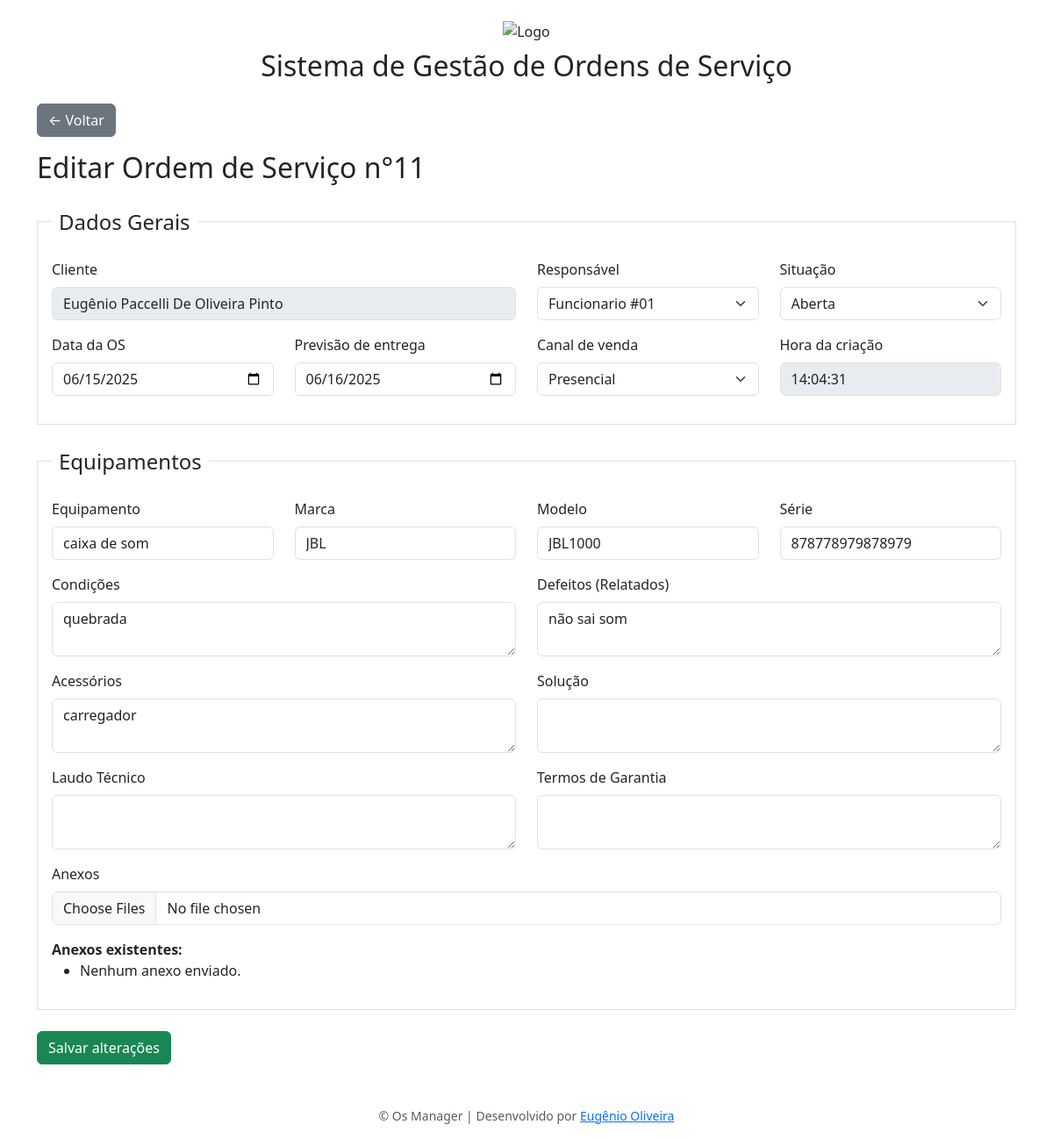
The page /editar/11/ on the database as committed earlier.
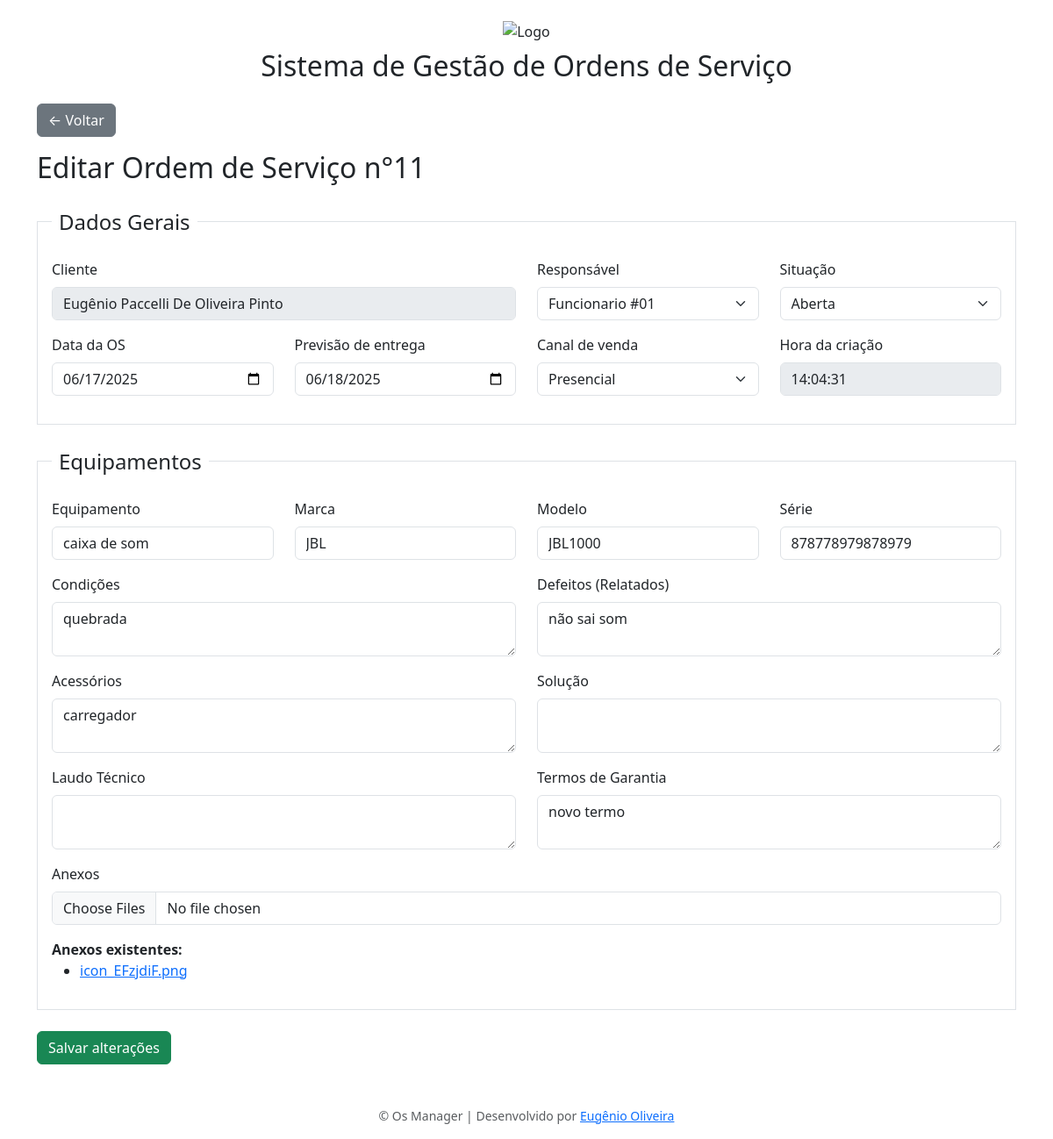
The same page on the database as committed later.
### ordem_servico/models.py (models this page shows, shortened)
class OrdemServico(models.Model):
    cliente = models.ForeignKey(Cliente, on_delete=models.PROTECT)
    responsavel = models.ForeignKey(Funcionario, on_delete=models.PROTECT)
    situacao = models.CharField(
        max_length=10,
        choices=Situacao.choices,
        default=Situacao.ABERTA
    )
    data_os = models.DateField()
    previsao_entrega = models.DateField()
    canal_venda = models.CharField(
        max_length=10,
        choices=CanalVenda.choices,
        default=CanalVenda.PRESENCIAL
    )
    equipamento = models.CharField(max_length=100)
    marca = models.CharField(max_length=50, blank=True)
    modelo = models.CharField(max_length=50, blank=True)
    serie = models.CharField(max_length=50, blank=True)
    condicoes = models.TextField(blank=True)
    defeitos = models.TextField(blank=True)
    acessorios = models.TextField(blank=True)
    solucao = models.TextField(blank=True)
    laudo_tecnico = models.TextField(blank=True)
    termos_garantia = models.TextField(blank=True)
    data_criacao = models.DateField(auto_now_add=True)
    hora_criacao = models.TimeField(default=timezone.now, editable=False)

class Cliente(models.Model):
    nome = models.CharField(max_length=100)
    cpf = models.CharField(max_length=14, unique=True)
    telefone = models.CharField(max_length=100)

class Anexo(models.Model):
    ordem_servico = models.ForeignKey(OrdemServico, related_name='anexos', on_delete=models.CASCADE)
    arquivo = models.FileField(upload_to='anexos/')
    descricao = models.CharField(max_length=255, blank=True)

### ordem_servico/views.py (the view)
# urls.py: path('editar/<int:ordem_id>/', views.editar_ordem, name='editar_ordem'),
def editar_ordem(request, ordem_id):
    ordem = get_object_or_404(OrdemServico, pk=ordem_id)
    if request.method == 'POST':
        form = OrdemServicoForm(request.POST, request.FILES, instance=ordem)
        if form.is_valid():
            ordem = form.save(commit=False)
            ordem.atualizado_por = request.user
            ordem.save()
            arquivos = request.FILES.getlist('anexos')
            for arquivo in arquivos:
                Anexo.objects.create(ordem_servico=ordem, arquivo=arquivo)
            messages.success(request, "Ordem de serviço atualizada com sucesso.")
            return redirect('detalhar_ordem', ordem_id=ordem.id)
        else:
            messages.error(request, "Corrija os erros abaixo.")
    else:
        form = OrdemServicoForm(instance=ordem)
    return render(request, 'ordem_servico/editar_ordem.html', {
        'form': form,
        'titulo': f"Editar Ordem #{ordem.id}",
        'ordem': ordem
    })

### ordem_servico/models.py (called while the page is built)
    def __str__(self):
        return self.nome

### ordem_servico/templates/ordem_servico/editar_ordem.html (shortened to what the changed rows need)
{% extends "ordem_servico/base.html" %}
{% load static %}
{% load widget_tweaks %}
{% block content %}
<a href="{% url 'lista_ordens' %}" class="btn btn-secondary mb-3">← Voltar</a>
<h2 class="mb-4">Editar Ordem de Serviço n°{{ordem.id}}</h2>
<form method="post" id="ordemForm" enctype="multipart/form-data">
  <fieldset class="border p-3 mb-4">
    <div class="row">
      <div class="col-md-6 mb-3">
        <label class="form-label">Cliente</label>
        <input type="text" class="form-control" value="{{ ordem.cliente.nome }}" disabled>
      </div>
      <div class="col-md-3 mb-3">
        <label for="id_responsavel" class="form-label">Responsável</label>
        {{ form.responsavel|add_class:"form-select" }}
      </div>
      <div class="col-md-3 mb-3">
        <label for="id_situacao" class="form-label">Situação</label>
        {{ form.situacao|add_class:"form-select" }}
      </div>
    </div>
    <div class="row">
      <div class="col-md-3 mb-3">
        <label for="id_data_os" class="form-label">Data da OS</label>
        <input type="date" name="data_os" id="id_data_os" class="form-control" value="{{ ordem.data_os|date:'Y-m-d' }}">
      </div>
      <div class="col-md-3 mb-3">
        <label for="id_previsao_entrega" class="form-label">Previsão de entrega</label>
        <input type="date" name="previsao_entrega" id="id_previsao_entrega" class="form-control" value="{{ ordem.previsao_entrega|date:'Y-m-d' }}">
      </div>
      <div class="col-md-3 mb-3">
        <label for="id_canal_venda" class="form-label">Canal de venda</label>
        {{ form.canal_venda|add_class:"form-select" }}
      </div>
      <div class="col-md-3 mb-3">
        <label class="form-label">Hora da criação</label>
        <input type="text" disabled class="form-control" value="{{ ordem.hora_criacao|time:'H:i:s' }}" readonly>
      </div>
    </div>
  </fieldset>
  <fieldset class="border p-3 mb-4">
    <div class="row mb-3">
      <div class="col-md-3">
        <label for="id_equipamento" class="form-label">Equipamento</label>
        {{ form.equipamento|add_class:"form-control" }}
      </div>
      <div class="col-md-3">
        <label for="id_marca" class="form-label">Marca</label>
        {{ form.marca|add_class:"form-control" }}
      </div>
      <div class="col-md-3">
        <label for="id_modelo" class="form-label">Modelo</label>
        {{ form.modelo|add_class:"form-control" }}
      </div>
      <div class="col-md-3">
        <label for="id_serie" class="form-label">Série</label>
        {{ form.serie|add_class:"form-control" }}
      </div>
    </div>
    <div class="row mb-3">
      <div class="col-md-6">
        <label class="form-label">Condições</label>
        {{ form.condicoes|add_class:"form-control" }}
      </div>
      <div class="col-md-6">
        <label class="form-label">Defeitos (Relatados)</label>
        {{ form.defeitos|add_class:"form-control" }}
      </div>
    </div>
    <div class="row mb-3">
      <div class="col-md-6">
        <label class="form-label">Acessórios</label>
        {{ form.acessorios|add_class:"form-control" }}
      </div>
      <div class="col-md-6">
        <label class="form-label">Solução</label>
        {{ form.solucao|add_class:"form-control" }}
      </div>
    </div>
    <div class="row mb-3">
      <div class="col-md-6">
        <label class="form-label">Laudo Técnico</label>
        {{ form.laudo_tecnico|add_class:"form-control" }}
      </div>
      <div class="col-md-6">
        <label class="form-label">Termos de Garantia</label>
        {{ form.termos_garantia|add_class:"form-control" }}
      </div>
    </div>
    <div class="mb-3">
      <ul>
        {% for anexo in ordem.anexos.all %}
          <li><a href="{{ anexo.arquivo.url }}" target="_blank">{{ anexo.arquivo.name|cut:"anexos/" }}</a></li>
        {% empty %}
          <li>Nenhum anexo enviado.</li>
        {% endfor %}
      </ul>
    </div>
  </fieldset>
  <button type="submit" class="btn btn-success">Salvar alterações</button>
</form>
{% endblock %}
{% block extra_scripts %}
<link href="https://cdn.jsdelivr.net/npm/select2@4.1.0-rc.0/dist/css/select2.min.css" rel="stylesheet" />
{% endblock %}

Rows that differ between the two databases and show on the page:
changed OrdemServico "Funcionario #01": data_os "06/15/2025" → "06/17/2025"; previsao_entrega "06/16/2025" → "06/18/2025"; termos_garantia (not shown) → "novo termo"
added Anexo: arquivo.name "icon_EFzjdiF.png"
Other text that changed with them:
text no longer shown: "Nenhum anexo enviado."
